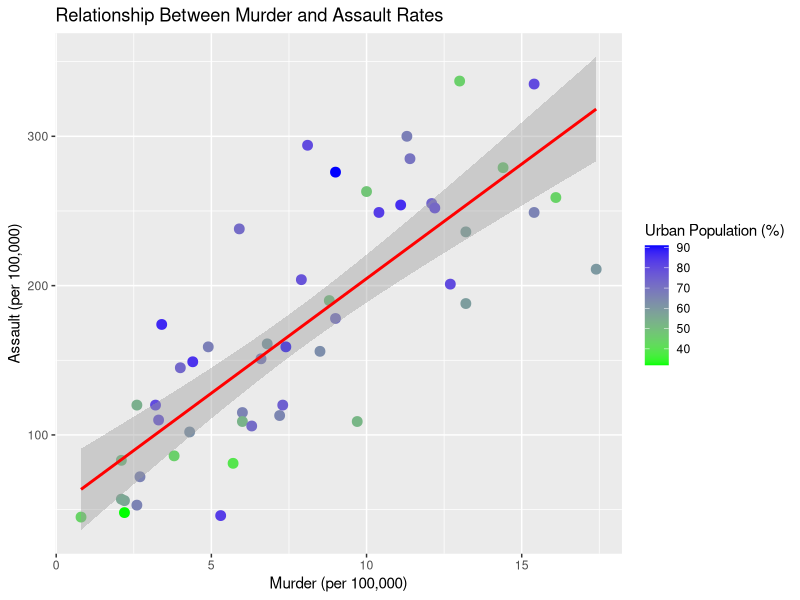

The R source for this figure:
## ---- chunk 1
library(datasets)
library(ggplot2)
library(tibble)
data("USArrests")
head(USArrests)
## ---- chunk 2
arrests <- USArrests
ggplot(arrests, aes(x = Murder, y = Assault,color = UrbanPop)) +
  geom_point(size = 3) +
  scale_color_gradient(low='green',high = 'blue')+
  geom_smooth(method = "lm", color = "red") +
  labs(title = "Relationship Between Murder and Assault Rates",
       x = "Murder (per 100,000)",
       y = "Assault (per 100,000)",
       color = "Urban Population (%)")
